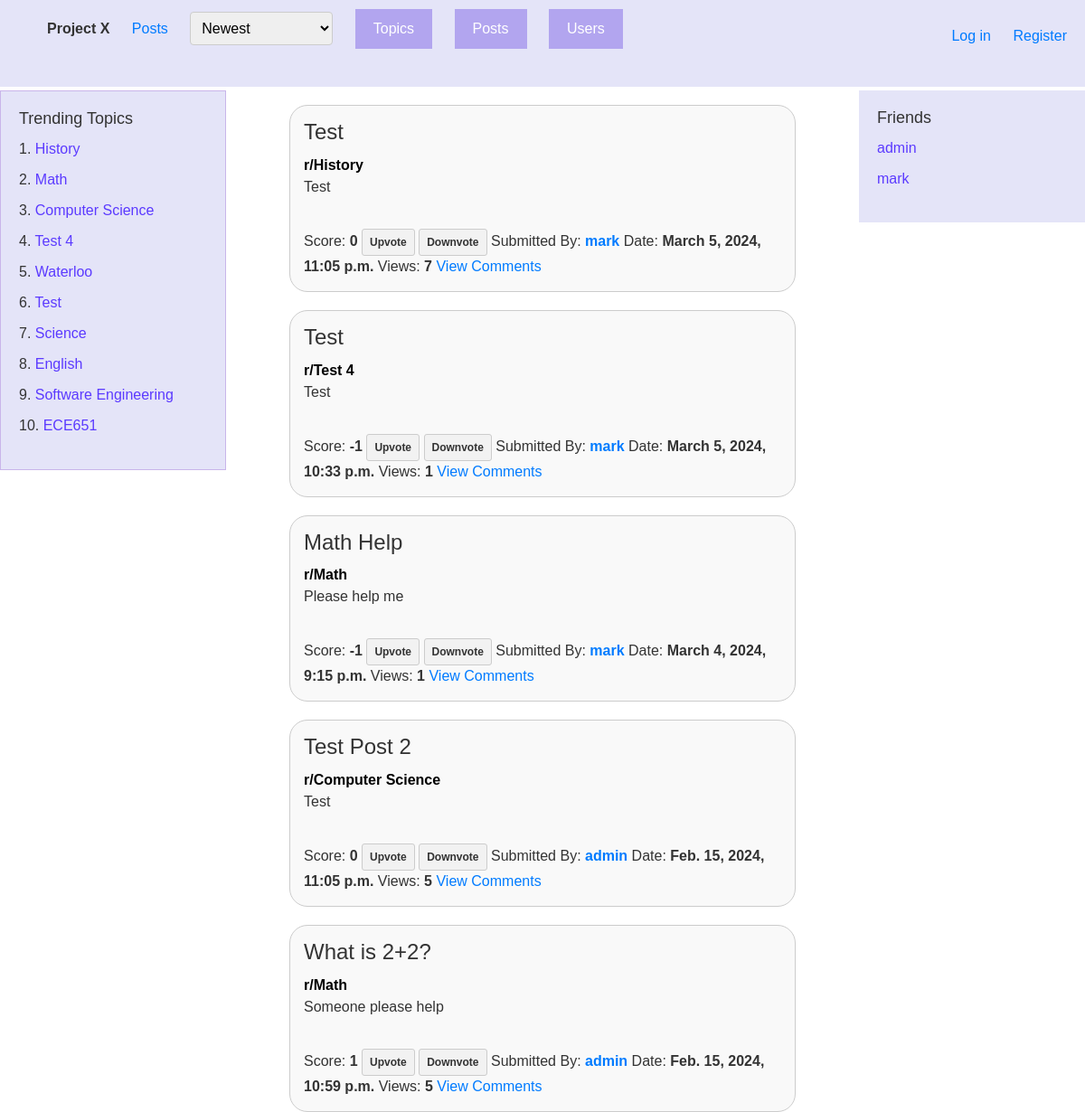
The page / on the database its author committed.
### QuestionHub/models.py (models this page shows, shortened)
class Topic(models.Model):
    id = models.AutoField(primary_key=True, editable=False)
    name = models.CharField(max_length=255)

class Post(models.Model):
    author = models.ForeignKey(User, null=False, on_delete=models.CASCADE)
    topic = models.ForeignKey(Topic, null=True, on_delete=models.CASCADE)
    title = models.CharField(max_length=255, null=False)
    body = models.TextField(null=False)
    timestamp = models.DateTimeField(auto_now_add=True)
    score = models.IntegerField(default=0)
    num_views = models.IntegerField(default=0)

### QuestionHub/views.py (the view)
# urls.py: 2. Add a URL to urlpatterns:  path('', Home.as_view(), name='home')
def Home(request):
    ordering = request.GET.get('ordering', '-timestamp')
    if ordering == 'num_views':
        posts = Post.objects.all().order_by('-num_views')
    elif ordering == 'most_upvoted':
        posts = Post.objects.all().order_by('-score')
    elif ordering == 'most_downvoted':
        posts = Post.objects.all().order_by('score')
    else:
        posts = Post.objects.all().order_by('-timestamp')
    topics = Topic.objects.all()
    trending_topics = Topic.objects.annotate(total_views=Sum('post__num_views')).order_by('-total_views')[:10]
    users = User.objects.all()
    user_votes = []
    post_vote_list = []
    if request.user.is_authenticated:
        user_votes = Vote.objects.filter(user=request.user)
        for vote in user_votes:
          post_vote_list.append(vote.post)
    context = {
        'current_ordering': ordering,
        'posts': posts,
        'topics': topics,
        'current_page': 'post',
        'trending_topics': trending_topics,
        'users': users,
        'all_posts': posts
    }
    if user_votes:
        context['user_votes'] = user_votes
    if post_vote_list:
        context['post_vote_list'] = post_vote_list
    return render(request, "base.html", context)

### QuestionHub/templates/base.html (shortened to what this page needs)
<!DOCTYPE html>
<html lang="en">
    <head>
        {% load bootstrap5 %}
            {% bootstrap_css %}
    </head>
<body>
    {% include 'navbar.html' %}
    {% include 'sidebar.html'%}
    {% include 'user_sidebar.html'%}
    {% include 'post.html' %}
</body>
</html>

### QuestionHub/templates/sidebar.html
{% if current_page == 'post' or current_page == 'topic_detail' %}
<div class="sidebar">
    <h2>Trending Topics</h2>
    <ul>
        {% for topic in trending_topics %}
            <li>{{ forloop.counter }}. <a href="{% url 'topic_detail' topic.id %}">{{ topic.name }}</a></li>
        {% endfor %}
    </ul>
</div>
{%endif%}

### QuestionHub/templates/user_sidebar.html
{% if current_page == 'post' or current_page == 'topic_detail' %}
<div class="user-sidebar">
    <h2>Friends</h2>
    <ul>
        {% for user in users %}
            <li> <a href="{% url 'user_profile' user.id %}">{{ user.username }}</a></li>
        {% endfor %}
    </ul>
</div>
{%endif%}

### QuestionHub/templates/post.html (shortened to what this page needs)
<div id="filteredPosts">
    {% for post in posts %}
    <div class="post-container">
        <div class="post-list-item">
            <h1 class="post-list-title">
                {{ post.title }}
            </h1>
            <b><a href="{% url 'topic_detail' post.topic.id %}" class = "topic-btn">r/{{ post.topic.name }}</a></b>
            <p>{{ post.body }}</p>
            <br>
            Score: <b>{{ post.score }}</b>
            {% if not post in post_vote_list %}
            <a href="{% url 'upvote_post' post.id 'U' %}" class="vote-btn upvote-btn">Upvote</a>
            <a href="{% url 'upvote_post' post.id 'D' %}" class="vote-btn downvote-btn">Downvote</a>
        {%endif%}
            Submitted By: <a href="{% url 'user_profile' post.author.id %}"><b>{{ post.author.username }}</b></a>
            Date: <b>{{ post.timestamp }}</b>
            Views: <b>{{post.num_views}}</b>
            <a href="{% url 'post_detail' post.id %}">View Comments</a>
        </div>
    </div>
    {% endfor %}
</div>

### QuestionHub/templates/base.html (style rules this page uses)
body { font-family: Tahoma, sans-serif; font-size: 16px; line-height: 1.5; color: #333; }
h1, h2, h3, h4, h5, h6 { margin-top: 0; margin-bottom: 10px; }
p { margin-bottom: 10px; word-wrap: break-word; }
a { color: #007bff; text-decoration: none; }
.post-container { display: flex; justify-content: center; }
.post-list-item { border: 1px solid #ccc; padding: 15px; margin-top: 20px; background-color: #f9f9f9; border-radius: 20px; width: calc(100% / 2 - 40px); max-width: 1000px; }
.post-list-title { font-size: 24px; margin-bottom: 10px; color: #333; }
.vote-btn { display: inline-block; padding: 5px 8px; border: 1px solid #ccc; border-radius: 3px; text-decoration: none; color: #333; font-weight: bold; transition: background-color 0.3s ease; font-size: 12px; }
.upvote-btn { background-color: #f2f2f2; }
.downvote-btn { background-color: #f2f2f2; }
.sidebar { width: 250px; padding: 20px; background-color: #E4E4F8; border: 1px solid #c9b5ea; position: absolute; top: 100px; left: 0; }
.sidebar h2 { font-size: 18px; margin-bottom: 10px; }
.sidebar ul { list-style-type: none; padding: 0; }
.sidebar ul li { margin-bottom: 10px; }
.sidebar ul li a { text-decoration: none; color: #5b3aff; }
.user-sidebar { width: 250px; padding: 20px; background-color: #E4E4F8; position: absolute; top: 100px; right: 0; }
.user-sidebar h2 { font-size: 18px; margin-bottom: 10px; }
.user-sidebar ul { list-style-type: none; padding: 0; }
.user-sidebar ul li { margin-bottom: 10px; }
.user-sidebar ul li a { text-decoration: none; color: #5b3aff; }
.topic-btn { color: #000 }

### rows shown on the page
Topic: name "History"
Topic: name "Math"
Topic: name "Computer Science"
Topic: name "Test 4"
Topic: name "Waterloo"
Topic: name "Test"
Topic: name "Science"
Topic: name "English"
Topic: name "Software Engineering"
Topic: name "ECE651"
Post: title "Test", topic.name "History", body "Test", score "0", author.username "mark", timestamp "March 5, 2024, 11:05 p.m.", num_views "7"
Post: title "Test", topic.name "Test 4", body "Test", score "-1", author.username "mark", timestamp "March 5, 2024, 10:33 p.m.", num_views "1"
Post: title "Math Help", topic.name "Math", body "Please help me", score "-1", author.username "mark", timestamp "March 4, 2024, 9:15 p.m.", num_views "1"
Post: title "Test Post 2", topic.name "Computer Science", body "Test", score "0", author.username "admin", timestamp "Feb. 15, 2024, 11:05 p.m.", num_views "5"
Post: title "What is 2+2?", topic.name "Math", body "Someone please help", score "1", author.username "admin", timestamp "Feb. 15, 2024, 10:59 p.m.", num_views "5"

### other values the page prints
{{ user.username }} "admin"
{{ user.username }} "mark"
